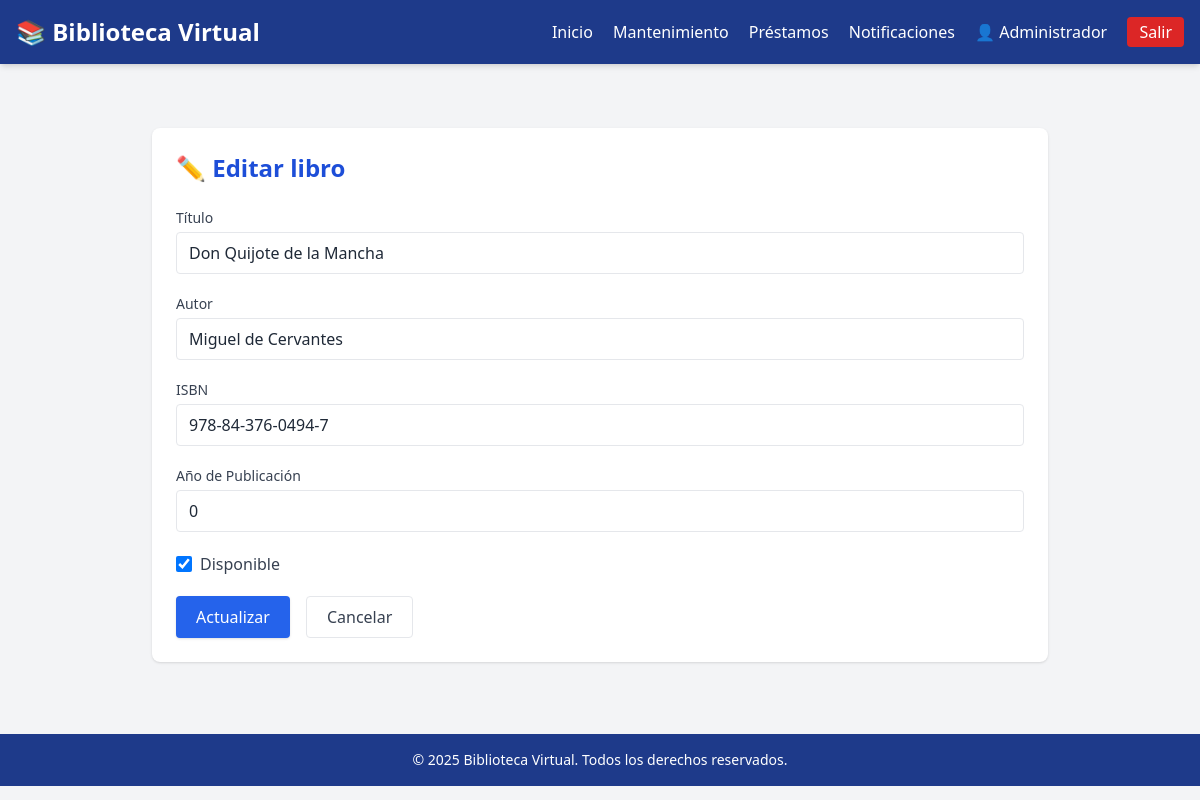
The page /index.php?action=editar&id=5 (signed in) on the database its author committed.
### tables this page shows
CREATE TABLE `libro` (
  `id` int(11) NOT NULL,
  `titulo` varchar(255) NOT NULL,
  `autor` varchar(255) DEFAULT NULL,
  `isbn` varchar(20) DEFAULT NULL,
  `ano_publicacion` year(4) DEFAULT NULL,
  `disponible` tinyint(1) DEFAULT 1,
  `creado_en` timestamp NOT NULL DEFAULT current_timestamp()
);

### controllers/LibroController.php (called while the page is built, shortened)
<?php
require_once __DIR__ . '/../models/Libro.php';
class LibroController
{
    private Libro $model;
    public function __construct(PDO $pdo)
    {
        $this->model    = new Libro($pdo);
    }
    public function editar(): void
    {
        $id    = intval($_GET['id'] ?? 0);
        $libro = $this->model->getById($id);
        $data   = [
            'titulo'          => $libro['titulo'],
            'autor'           => $libro['autor'],
            'isbn'            => $libro['isbn'],
            'ano_publicacion' => $libro['ano_publicacion'],
            'disponible'      => $libro['disponible'],
        ];
        include __DIR__ . '/../views/header.php';
        include __DIR__ . '/../views/libros/form.php';
        include __DIR__ . '/../views/footer.php';
    }
}

### models/Libro.php (called while the page is built, shortened)
<?php
class Libro
{
    private $pdo;
    public function __construct(PDO $pdo)
    {
        $this->pdo = $pdo;
    }
    public function getById(int $id): ?array
    {
        $stmt = $this->pdo->prepare("SELECT * FROM libro WHERE id = ?");
        $stmt->execute([$id]);
        return $stmt->fetch() ?: null;
    }
}

### views/libros/form.php (the view, shortened to what this page needs)
<div class="max-w-4xl mx-auto mt-10 bg-white p-6 shadow rounded-lg">
  <?php
    $isEdit = ($_GET['action'] ?? '') === 'editar';
    $actionUrl = $isEdit
      ? "index.php?action=editar&id=" . intval($_GET['id'])
      : "index.php?action=crear";
  ?>
  <h2 class="text-2xl font-bold mb-6 text-blue-700 flex items-center gap-2">
    <?= $isEdit ? '✏️ Editar libro' : '➕ Agregar nuevo libro' ?>
  </h2>
  <form method="post" action="<?= $actionUrl ?>" class="space-y-5">
    <div>
      <label for="titulo" class="block text-sm font-medium text-gray-700 mb-1">Título</label>
      <input type="text" id="titulo" name="titulo"
             value="<?= htmlspecialchars($data['titulo'] ?? '') ?>"
             class="w-full border rounded px-3 py-2 focus:outline-none focus:ring-2 focus:ring-blue-400" required>
    </div>
    <div>
      <label for="autor" class="block text-sm font-medium text-gray-700 mb-1">Autor</label>
      <input type="text" id="autor" name="autor"
             value="<?= htmlspecialchars($data['autor'] ?? '') ?>"
             class="w-full border rounded px-3 py-2 focus:outline-none focus:ring-2 focus:ring-blue-400" required>
    </div>
    <div>
      <label for="isbn" class="block text-sm font-medium text-gray-700 mb-1">ISBN</label>
      <input type="text" id="isbn" name="isbn"
             value="<?= htmlspecialchars($data['isbn'] ?? '') ?>"
             class="w-full border rounded px-3 py-2 focus:outline-none focus:ring-2 focus:ring-blue-400" required>
    </div>
    <div>
      <label for="ano_publicacion" class="block text-sm font-medium text-gray-700 mb-1">Año de Publicación</label>
      <input type="number" id="ano_publicacion" name="ano_publicacion"
             min="1000" max="<?= date('Y') ?>"
             value="<?= htmlspecialchars($data['ano_publicacion'] ?? '') ?>"
             class="w-full border rounded px-3 py-2 focus:outline-none focus:ring-2 focus:ring-blue-400" required>
    </div>
    <div class="flex items-center space-x-2">
      <input type="checkbox" id="disponible" name="disponible" value="1"
             <?= !empty($data['disponible']) ? 'checked' : '' ?>
             class="h-4 w-4 text-blue-600 border-gray-300 rounded">
      <label for="disponible" class="text-gray-700">Disponible</label>
    </div>
    <div class="flex space-x-4">
      <button type="submit"
              class="bg-blue-600 hover:bg-blue-700 text-white font-medium px-5 py-2 rounded shadow transition">
        <?= $isEdit ? 'Actualizar' : 'Guardar' ?>
      </button>
      <a href="index.php?action=mantenimiento"
         class="px-5 py-2 border rounded text-gray-700 hover:bg-gray-100 transition">Cancelar</a>
    </div>
  </form>
</div>

### rows shown on the page
libro: titulo "Don Quijote de la Mancha", autor "Miguel de Cervantes", isbn "978-84-376-0494-7", ano_publicacion "0", disponible "☑"

### other values the page prints
$_SESSION['user']['name'] "Administrador"
